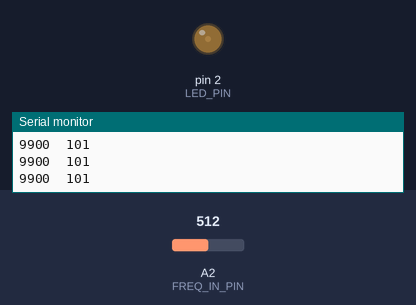
The sketch below on a simulated Arduino Uno, built with avr-gcc and run on an emulated ATmega328P. On the bench: output pins drawn as LEDs (lit = HIGH), the last lines printed to the serial monitor. The test bench sets the inputs (shaded band); at power-on: A2 (FREQ_IN_PIN) = 512.

Above: at 0.68 s.
1.3 s: A2 (FREQ_IN_PIN) set to 0
At 1.62 s:
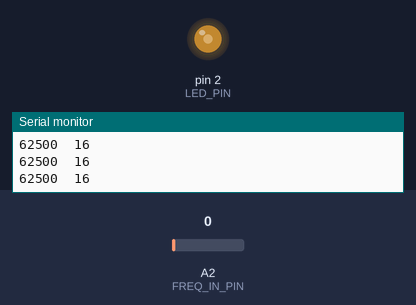
4.3 s: A2 (FREQ_IN_PIN) set to 306
7.3 s: A2 (FREQ_IN_PIN) set to 900
Timing chart, 0 to 10.3 s (numbered marks = the images above; inputs shaded):
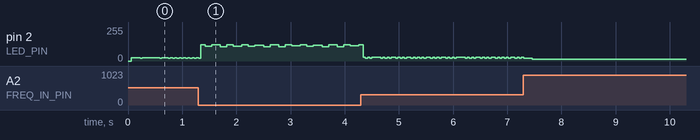

The sketch:

slowbush.ino
```cpp
#define LED_PIN 2
#define FREQ_IN_PIN 2


void setup()
{
    Serial.begin(9600);
    pinMode(LED_PIN, OUTPUT);
}

void loop()
{
    int freq = analogRead(FREQ_IN_PIN);
    freq = freq / 6.0 + 16.0;
    long latency = 1000000 / freq;
    digitalWrite(LED_PIN, HIGH);
    delayMicroseconds(latency * 0.1);
    digitalWrite(LED_PIN, LOW);
    delayMicroseconds(latency * 0.9);

    Serial.println(String(latency) + "  "+String(freq));
}
```
